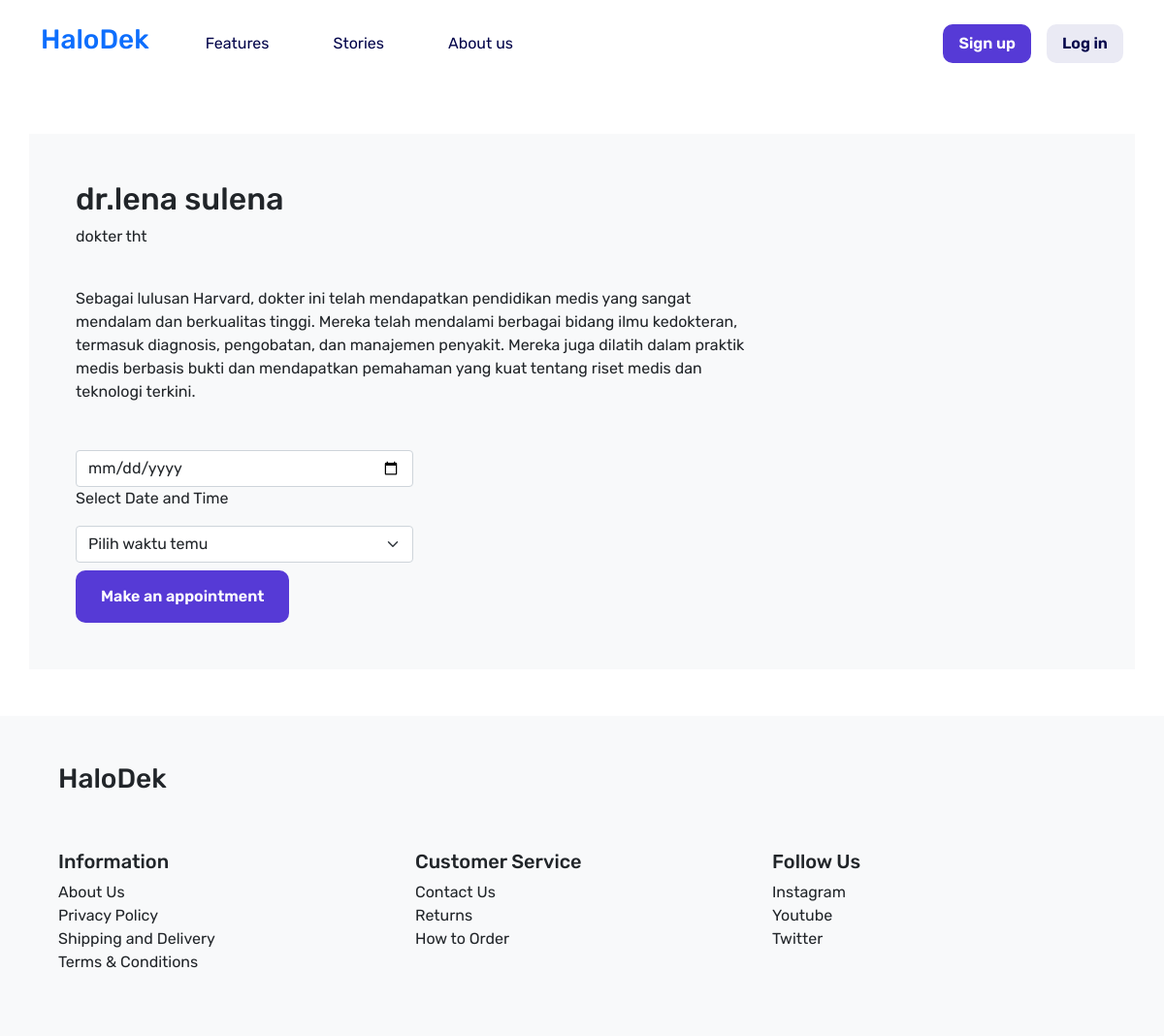
Page /public/home/detail/5 on the committed database.
### tables this page shows
CREATE TABLE `dokter` (
  `id` int(11) NOT NULL,
  `nama` varchar(100) NOT NULL,
  `spesialis` varchar(100) NOT NULL,
  `deskripsi` longtext NOT NULL,
  `harga` int(100) NOT NULL
);

### app/core/Controller.php (called while the page is built, shortened)
<?php
class Controller{
	public function view($view, $data = [])
	{
		require_once '../app/views/' . $view . '.php';
	}
	public function model($model)
	{
		return new $model;
	}
}

### app/controllers/Home.php (called while the page is built, shortened)
<?php
class Home extends Controller{
    public function detail($id){
        $data['title'] = "halaman detail";
        $data['dokter'] =$this->model('DokterModel')->getDokterById($id);
        $this->view('home/detail', $data);
    }
}

### app/core/App.php (called while the page is built, shortened)
<?php
class App{
	protected $method = 'index';
	protected $params = [];
	public function __construct(){
		$url = $this->parseURL();
		if(file_exists('../app/controllers/' . $url[0] . '.php')){
			unset($url[0]);
		}
		$this->controller = new $this->controller;
		if(isset($url[1])){
			if(method_exists($this->controller, $url[1])){
				$this->method = $url[1];
				unset($url[1]);
			}
		}
		if(!empty($url)){
			$this->params = array_values($url);
		}
		call_user_func_array([$this->controller, $this->method], $this->params);
	}
	public function parseURL(){
		if( isset($_GET['url'])){
			$url = rtrim($_GET['url'], '/');
			$url = filter_var($url, FILTER_SANITIZE_URL);
			$url = explode('/',$url);
			return $url;
		}
	}
}

### public/index.php (called while the page is built, shortened)
<?php
$app = new App;

### app/core/Database.php (called while the page is built, shortened)
<?php
class Database{
	private $host = DB_HOST;
	private $user = DB_USER;
	private $pass = DB_PASS;
	private $dbnm = DB_NAME;
	private $dbh;
	private $stmt;
	public function __construct()
	{
		$dsn = 'mysql:host='. $this->host .';dbname='. $this->dbnm;
		$option = [
			PDO::ATTR_PERSISTENT => true,
			PDO::ATTR_ERRMODE => PDO::ERRMODE_EXCEPTION
		];
		try{
			$this->dbh = new PDO($dsn,$this->user,$this->pass, $option);
		}catch(PDOException $e){
			die($e->getMessage());
		}
	}
	public function query($query)
	{
		$this->stmt = $this->dbh->prepare($query);
	}
	public function bind($param, $value, $type = null){
		if(is_null($type)){
			switch (true) {
				default:
					$type = PDO::PARAM_STR;
			}
		}
		$this->stmt->bindValue($param, $value, $type);
	}
	public function execute()
	{
		$this->stmt->execute();
	}
	public function single()
	{
		$this->execute();
		return $this->stmt->fetch(PDO::FETCH_ASSOC);
	}
}

### app/models/DokterModel.php (called while the page is built, shortened)
<?php
class DokterModel{
    private $table = "dokter";
    private $db;
    public function __construct()
    {
        $this->db = new Database;
    }
    public function getDokterById($id){
        $this->db->query('SELECT * FROM ' . $this->table . ' WHERE id=:id');
		$this->db->bind('id',$id);
		return $this->db->single();
    }
}

### app/views/home/detail.php (the view, shortened to what this page needs)
<div class="detail mt-5 rounded-3">
    <div class="container bg-light p-5">
        <div class="row ">
            <div class="col ">
                <div class="d-flex align-items-center">
                    <div class="">
                    <h2><?= $data['dokter']['nama']; ?></h2>
                    <p><?= $data['dokter']['spesialis']; ?></p>
                </div>
                </div>
                    <div class="col-8 mt-4">
                        <p><?= $data['dokter']['deskripsi']; ?></p>
                    </div>
                    <div class="mt-5">
                        <form action="<?=BASEURL?>/appointment/processAppointment" method="post">
                            <div class="col-4 form-outline datetimepicker">
                                <input type="date" class="form-control" id="datetimepickerExample" name="date">
                                <label for="datetimepickerExample" class="form-label">Select Date and Time</label>
                                <select class="form-select my-2" name="time" aria-label="Default select example">
                                    <option selected>Pilih waktu temu</option>
                                </select>
                            </div>
                            <button class="btn btn-primary" type="submit">Make an appointment</button>
                        </form>
                    </div>
                </div>
        </div>
    </div>
</div>

### public/assets/style/main.css (style rules this page uses)
body { font-family: "Rubik", sans-serif; }
.btn-master, .btn-secondary, .btn-primary { padding: 15px 26px 15px 26px; border-radius: 10px; font-weight: 600; border: 0; }
.btn-primary { color: #FFFFFF !important; background: #563AD6; }

### rows in the picture
dokter: nama "dr.lena sulena", spesialis "dokter tht", deskripsi "Sebagai lulusan Harvard, dokter ini telah mendapatkan pendidikan medis yang sangat mendalam dan berkualitas tinggi. Mereka telah mendalami berbagai bidang ilmu kedokteran, termasuk diagnosis, pengobatan, dan manajemen penyakit. Mereka juga dilatih dalam praktik medis berbasis bukti dan mendapatkan pemahaman yang kuat tentang riset medis dan teknologi terkini."
